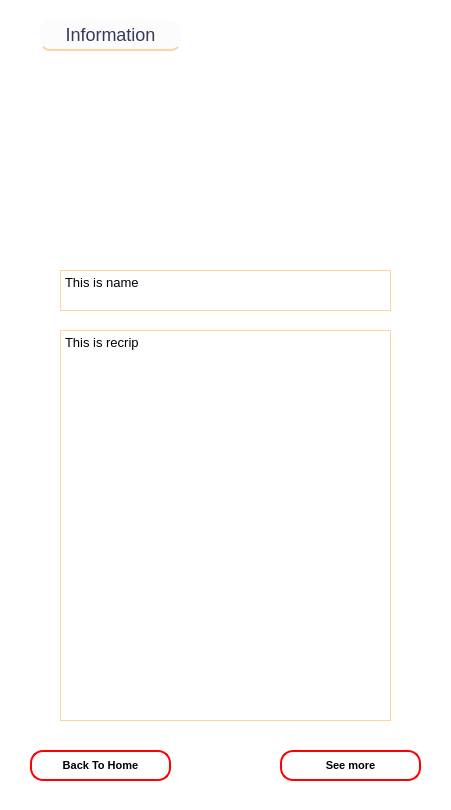
<?xml version="1.0" encoding="UTF-8"?>
<ui version="4.0">
 <class>MainWindow</class>
 <widget class="QMainWindow" name="MainWindow">
  <property name="geometry">
   <rect>
    <x>0</x>
    <y>0</y>
    <width>451</width>
    <height>810</height>
   </rect>
  </property>
  <property name="windowTitle">
   <string>MainWindow</string>
  </property>
  <widget class="QWidget" name="centralwidget">
   <widget class="QPushButton" name="pushButton_4">
    <property name="geometry">
     <rect>
      <x>40</x>
      <y>20</y>
      <width>141</width>
      <height>31</height>
     </rect>
    </property>
    <property name="font">
     <font>
      <pointsize>-1</pointsize>
     </font>
    </property>
    <property name="cursor">
     <cursorShape>PointingHandCursor</cursorShape>
    </property>
    <property name="styleSheet">
     <string notr="true">QPushButton {
	background-color: #FCFCFD;
	color: #36395A;
	font-size: 18px;
	border: none;
	border-radius: 10px;
	border-bottom: 2px solid #ffd49d;
}
</string>
    </property>
    <property name="text">
     <string>Information</string>
    </property>
   </widget>
   <widget class="QLabel" name="label">
    <property name="geometry">
     <rect>
      <x>60</x>
      <y>70</y>
      <width>331</width>
      <height>191</height>
     </rect>
    </property>
    <property name="cursor">
     <cursorShape>PointingHandCursor</cursorShape>
    </property>
    <property name="styleSheet">
     <string notr="true">image: url(:/newPrefix/banner.png)</string>
    </property>
    <property name="text">
     <string/>
    </property>
   </widget>
   <widget class="QPushButton" name="pushButton_6">
    <property name="geometry">
     <rect>
      <x>30</x>
      <y>750</y>
      <width>141</width>
      <height>31</height>
     </rect>
    </property>
    <property name="font">
     <font>
      <family>Microsoft YaHei UI</family>
      <pointsize>8</pointsize>
      <weight>75</weight>
      <bold>true</bold>
     </font>
    </property>
    <property name="cursor">
     <cursorShape>PointingHandCursor</cursorShape>
    </property>
    <property name="styleSheet">
     <string notr="true">QPushButton {
	border-radius: 13px;
	border: 2px solid red;
}

QPushButton:hover {
	background: red;
	color: white;
}
</string>
    </property>
    <property name="text">
     <string>Back To Home</string>
    </property>
   </widget>
   <widget class="QTextEdit" name="textEdit">
    <property name="geometry">
     <rect>
      <x>60</x>
      <y>270</y>
      <width>331</width>
      <height>41</height>
     </rect>
    </property>
    <property name="font">
     <font>
      <pointsize>11</pointsize>
     </font>
    </property>
    <property name="styleSheet">
     <string notr="true">QTextEdit {
	border: 1px solid #ffd49d;
}</string>
    </property>
    <property name="html">
     <string>&lt;!DOCTYPE HTML PUBLIC &quot;-//W3C//DTD HTML 4.0//EN&quot; &quot;http://www.w3.org/TR/REC-html40/strict.dtd&quot;&gt;
&lt;html&gt;&lt;head&gt;&lt;meta name=&quot;qrichtext&quot; content=&quot;1&quot; /&gt;&lt;style type=&quot;text/css&quot;&gt;
p, li { white-space: pre-wrap; }
&lt;/style&gt;&lt;/head&gt;&lt;body style=&quot; font-family:'MS Shell Dlg 2'; font-size:11pt; font-weight:400; font-style:normal;&quot;&gt;
&lt;p style=&quot; margin-top:0px; margin-bottom:0px; margin-left:0px; margin-right:0px; -qt-block-indent:0; text-indent:0px;&quot;&gt;&lt;span style=&quot; font-size:10pt;&quot;&gt;This is name&lt;/span&gt;&lt;/p&gt;&lt;/body&gt;&lt;/html&gt;</string>
    </property>
   </widget>
   <widget class="QTextEdit" name="textEdit_2">
    <property name="geometry">
     <rect>
      <x>60</x>
      <y>330</y>
      <width>331</width>
      <height>391</height>
     </rect>
    </property>
    <property name="font">
     <font>
      <pointsize>11</pointsize>
     </font>
    </property>
    <property name="styleSheet">
     <string notr="true">QTextEdit {
	border: 1px solid #ffd49d;
}</string>
    </property>
    <property name="html">
     <string>&lt;!DOCTYPE HTML PUBLIC &quot;-//W3C//DTD HTML 4.0//EN&quot; &quot;http://www.w3.org/TR/REC-html40/strict.dtd&quot;&gt;
&lt;html&gt;&lt;head&gt;&lt;meta name=&quot;qrichtext&quot; content=&quot;1&quot; /&gt;&lt;style type=&quot;text/css&quot;&gt;
p, li { white-space: pre-wrap; }
&lt;/style&gt;&lt;/head&gt;&lt;body style=&quot; font-family:'MS Shell Dlg 2'; font-size:11pt; font-weight:400; font-style:normal;&quot;&gt;
&lt;p style=&quot; margin-top:0px; margin-bottom:0px; margin-left:0px; margin-right:0px; -qt-block-indent:0; text-indent:0px;&quot;&gt;&lt;span style=&quot; font-size:10pt;&quot;&gt;This is recrip&lt;/span&gt;&lt;/p&gt;&lt;/body&gt;&lt;/html&gt;</string>
    </property>
   </widget>
   <widget class="QPushButton" name="pushButton_7">
    <property name="geometry">
     <rect>
      <x>280</x>
      <y>750</y>
      <width>141</width>
      <height>31</height>
     </rect>
    </property>
    <property name="font">
     <font>
      <family>Microsoft YaHei UI</family>
      <pointsize>8</pointsize>
      <weight>75</weight>
      <bold>true</bold>
     </font>
    </property>
    <property name="cursor">
     <cursorShape>PointingHandCursor</cursorShape>
    </property>
    <property name="styleSheet">
     <string notr="true">QPushButton {
	border-radius: 13px;
	border: 2px solid red;
}

QPushButton:hover {
	background: red;
	color: white;
}
</string>
    </property>
    <property name="text">
     <string>See more</string>
    </property>
   </widget>
   <widget class="QWidget" name="widget" native="true">
    <property name="geometry">
     <rect>
      <x>0</x>
      <y>0</y>
      <width>461</width>
      <height>821</height>
     </rect>
    </property>
    <property name="styleSheet">
     <string notr="true">QWidget {
	background: #fff;
}</string>
    </property>
   </widget>
   <zorder>widget</zorder>
   <zorder>pushButton_4</zorder>
   <zorder>label</zorder>
   <zorder>pushButton_6</zorder>
   <zorder>textEdit</zorder>
   <zorder>textEdit_2</zorder>
   <zorder>pushButton_7</zorder>
  </widget>
 </widget>
 <resources>
  <include location="banner.qrc"/>
 </resources>
 <connections/>
</ui>
